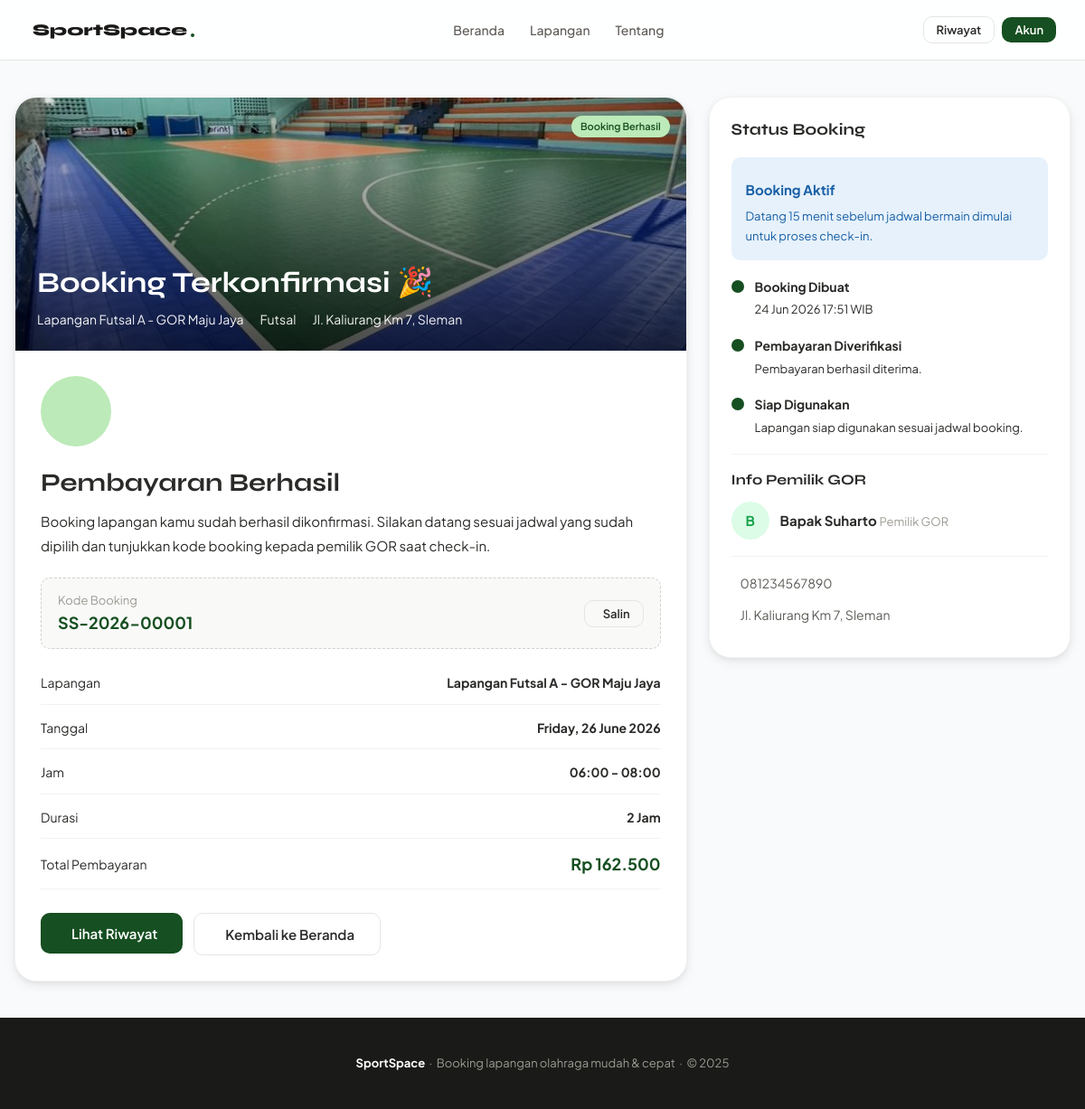
The app's page /booking-success.php?id=1 with its own data.
### tables this page shows
CREATE TABLE `booking` (
  `booking_id` int(11) NOT NULL,
  `user_id` int(11) NOT NULL,
  `field_id` int(11) NOT NULL,
  `tanggal` date NOT NULL,
  `jam_mulai` time NOT NULL,
  `jam_selesai` time NOT NULL,
  `status` enum('tertunda','terkonfirmasi','dibatalkan','selesai') NOT NULL DEFAULT 'tertunda',
  `created_at` timestamp NOT NULL DEFAULT current_timestamp(),
  `booking_code` varchar(20) DEFAULT NULL
);

CREATE TABLE `fields` (
  `field_id` int(11) NOT NULL,
  `nama_lapangan` varchar(100) NOT NULL,
  `jenis` varchar(50) NOT NULL,
  `harga` decimal(10,2) NOT NULL,
  `status` enum('tersedia','penuh') NOT NULL DEFAULT 'tersedia',
  `lokasi` varchar(255) DEFAULT NULL,
  `gambar` varchar(255) DEFAULT NULL,
  `deskripsi` text DEFAULT NULL,
  `owner_name` varchar(100) DEFAULT NULL,
  `owner_phone` varchar(20) DEFAULT NULL,
  `owner_address` varchar(255) DEFAULT NULL,
  `jam_operasional` varchar(50) DEFAULT NULL,
  `kapasitas` int(11) DEFAULT NULL,
  `jenis_lantai` varchar(50) DEFAULT NULL,
  `fasilitas` text DEFAULT NULL,
  `maps_link` text DEFAULT NULL,
  `google_maps_url` text DEFAULT NULL
);

CREATE TABLE `payment` (
  `payment_id` int(11) NOT NULL,
  `booking_id` int(11) NOT NULL,
  `metode` enum('transfer','ewallet','cash') NOT NULL,
  `total` decimal(10,2) NOT NULL,
  `status` enum('tertunda','diverifikasi','ditolak') NOT NULL DEFAULT 'tertunda',
  `tanggal_bayar` timestamp NOT NULL DEFAULT current_timestamp()
);

CREATE TABLE `owners` (
  `owner_id` int(11) NOT NULL,
  `field_id` int(11) DEFAULT NULL,
  `nama` varchar(100) DEFAULT NULL,
  `telepon` varchar(20) DEFAULT NULL,
  `alamat` text DEFAULT NULL
);

### booking-success.php (the view, shortened to what this page needs)
<?php
include 'config.php';
$booking_id = $_GET['id'];
$query = mysqli_query($conn, "
SELECT
    b.*,
    f.*,
    p.total,
    p.metode,
    p.tanggal_bayar,
    o.nama AS owner_nama,
    o.telepon,
    o.alamat
FROM booking b
JOIN fields f
ON b.field_id = f.field_id
JOIN payment p
ON b.booking_id = p.booking_id
LEFT JOIN owners o
ON f.field_id = o.field_id
WHERE b.booking_id = '$booking_id'
");
$data = mysqli_fetch_assoc($query);
$durasi =
  (
    strtotime($data['jam_selesai'])
    -
    strtotime($data['jam_mulai'])
  )
  /
  3600;
$kode_booking =
  "SS-" .
  date('Y') .
  "-" .
  str_pad(
    $data['booking_id'],
    5,
    "0",
    STR_PAD_LEFT
  );
?>
<!DOCTYPE html>
<html lang="id">
<head>
  <link rel="stylesheet" href="index.css">
  <link rel="stylesheet" href="detail.css">
  <link rel="stylesheet" href="booking-success.css">
  <link rel="stylesheet" href="https://cdn.jsdelivr.net/npm/@tabler/icons-webfont@3.31.0/dist/tabler-icons.min.css">
</head>
<body>
  <nav class="navbar">
    <div class="navbar-brand">
      <span>SportSpace</span>
      <div class="dot"></div>
    </div>
    <div class="navbar-links">
      <a href="index.html">Beranda</a>
      <a href="index.html#lapangan">Lapangan</a>
      <a href="index.html#tentang">Tentang</a>
    </div>
    <div class="navbar-actions">
      <a href="riwayat.html">
        <button class="btn btn-outline btn-sm">
          Riwayat
        </button>
      </a>
      <a href="login.html">
        <button class="btn btn-primary btn-sm">
          Akun
        </button>
      </a>
    </div>
  </nav>
  <div class="success-wrapper">
    <div class="success-grid">
      <div class="success-card">
        <div class="success-banner">
          <img src="<?= $data['gambar']; ?>">
          <div class="success-overlay"></div>
          <div class="success-badge">
            <span class="badge badge-green">
              Booking Berhasil
            </span>
          </div>
          <div class="success-content">
            <h1>Booking Terkonfirmasi 🎉</h1>
            <div class="success-meta">
              <span>
                <?= $data['nama_lapangan']; ?>
              </span>
              <span>
                <?= $data['jenis']; ?>
              </span>
              <span>
                <?= $data['lokasi']; ?>
              </span>
            </div>
          </div>
        </div>
        <div class="success-body">
          <div class="success-icon">
          </div>
          <h2 style="font-size:28px;margin-bottom:10px;">
            Pembayaran Berhasil
          </h2>
          <p style="color:var(--gray-500);line-height:1.8;">
            Booking lapangan kamu sudah berhasil dikonfirmasi.
            Silakan datang sesuai jadwal yang sudah dipilih dan tunjukkan
            kode booking kepada pemilik GOR saat check-in.
          </p>
          <div class="booking-code">
            <div>
              <span style="font-size:13px;color:var(--gray-400);display:block;">
                Kode Booking
              </span>
              <strong>
                <?= $kode_booking ?>
              </strong>
            </div>
            <button class="btn btn-outline btn-sm" onclick="copyCode()">
              Salin
            </button>
          </div>
          <div class="detail-list">
            <div class="detail-item">
              <span>Lapangan</span>
              <strong>
                <?= $data['nama_lapangan']; ?>
              </strong>
            </div>
            <div class="detail-item">
              <span>Tanggal</span>
              <strong>
                <?= date(
                  'l, d F Y',
                  strtotime($data['tanggal'])
                ); ?>
              </strong>
            </div>
            <div class="detail-item">
              <span>Jam</span>
              <strong>
                <?= substr($data['jam_mulai'], 0, 5); ?>
                -
                <?= substr($data['jam_selesai'], 0, 5); ?>
              </strong>
            </div>
            <div class="detail-item">
              <span>Durasi</span>
              <strong>
                <?= $durasi ?> Jam
              </strong>
            </div>
            <div class="detail-item">
              <span>Total Pembayaran</span>
              <strong style="color:var(--green);font-size:18px;">
                Rp
                <?= number_format(
                  $data['total'],
                  0,
                  ',',
                  '.'
                ); ?>
              </strong>
            </div>
          </div>
          <div class="btn-group">
            <a href="riwayat.html">
              <button class="btn btn-primary btn-lg">
                Lihat Riwayat
              </button>
            </a>
            <a href="index.html">
              <button class="btn btn-outline btn-lg">
                Kembali ke Beranda
              </button>
            </a>
          </div>
        </div>
      </div>
      <div class="side-card">
        <h3 style="font-size:18px;margin-bottom:18px;">
          Status Booking
        </h3>
        <div class="status-box">
          <strong style="display:block;margin-bottom:6px;color:var(--blue);">
            Booking Aktif
          </strong>
          <p style="font-size:13px;color:var(--blue);line-height:1.7;margin:0;">
            Datang 15 menit sebelum jadwal bermain dimulai
            untuk proses check-in.
          </p>
        </div>
        <div class="timeline">
          <div class="timeline-item">
            <div class="timeline-dot"></div>
            <div>
              <strong>Booking Dibuat</strong>
              <p>
                <?= date(
                  'd M Y H:i',
                  strtotime($data['created_at'])
                ); ?>
                WIB
              </p>
            </div>
          </div>
          <div class="timeline-item">
            <div class="timeline-dot"></div>
            <div>
              <strong>Pembayaran Diverifikasi</strong>
              <p>
                Pembayaran <?= ucfirst($data['metode']); ?>
                berhasil diterima.
              </p>
            </div>
          </div>
          <div class="timeline-item">
            <div class="timeline-dot"></div>
            <div>
              <strong>Siap Digunakan</strong>
              <p>
                Lapangan siap digunakan sesuai jadwal booking.
              </p>
            </div>
          </div>
        </div>
        <div class="summary-divider"></div>
        <h3 style="font-size:16px;margin-bottom:14px;">
          Info Pemilik GOR
        </h3>
        <div class="owner-profile">
          <div class="avatar green">
            <?= strtoupper(substr($data['owner_nama'], 0, 1)); ?>
          </div>
          <div>
            <strong>
              <?= $data['owner_nama']; ?>
            </strong>
            <span style="font-size:13px;color:var(--gray-400);">
              Pemilik GOR
            </span>
          </div>
        </div>
        <div class="summary-divider"></div>
        <div class="owner-info">
          <?= $data['telepon']; ?>
        </div>
        <div class="owner-info">
          <?= $data['alamat']; ?>
        </div>
      </div>
    </div>
  </div>
  <footer class="footer">
    <strong>SportSpace</strong>
    &nbsp;·&nbsp;
    Booking lapangan olahraga mudah & cepat
    &nbsp;·&nbsp;
    &copy; 2025
  </footer>
</body>
</html>

### index.css (style rules this page uses)
:root { --green: #164f21; --green-light: #bceab8; --green-mid: #1f9b32; --amber: #BA7517; --amber-light: #FAEEDA; --red: #C0392B; --red-light: #FDECEA; --blue-light: #E6F1FB; --blue: #185FA5; --gray-50: #F9F9F8; --gray-100: #F2F2F0; --gray-200: #E5E5E2; --gray-300: #D1D0CC; --gray-400: #9C9A92; --gray-600: #5C5B56; --gray-800: #2A2A28; --gray-900: #1A1A18; --white: #FFFFFF; --black: #000000; --radius-sm: 6px; --radius-md: 10px; --radius-lg: 16px; --radius-xl: 24px; --shadow-sm: 0 1px 3px rgba(0, 0, 0, .06), 0 1px 2px rgba(0, 0, 0, .04); --shadow-md: 0 4px 12px rgba(0, 0, 0, .08), 0 2px 4px rgba(0, 0, 0, .04); --shadow-lg: 0 10px 30px rgba(0, 0, 0, .10), 0 4px 8px rgba(0, 0, 0, .04); }
*, *::before, *::after { box-sizing: border-box; margin: 0; padding: 0; }
body { font-family: 'Plus Jakarta Sans', sans-serif; background: var(--gray-50); color: var(--gray-800); line-height: 1.6; font-size: 15px; }
h1, h2, h3 { font-family: 'Syne', sans-serif; line-height: 1.3; }
a { text-decoration: none; color: inherit; }
.navbar { position: sticky; top: 0; z-index: 100; display: flex; align-items: center; justify-content: space-between; padding: 14px 32px; background: rgba(255, 255, 255, 0.85); backdrop-filter: blur(5px); border-bottom: 1px solid var(--gray-200); }
.navbar-brand { display: flex; align-items: center; gap: 4px; font-family: 'Syne', sans-serif; font-size: 18px; font-weight: 800; color: var(--gray-900); }
.navbar-brand .dot { width: 4px; height: 4px; background: var(--green); border-radius: 100%; transform: translateY(6px); }
.navbar-links { display: flex; gap: 28px; }
.navbar-links a { font-size: 14px; color: var(--gray-600); font-weight: 500; transition: all 0.3 ease; position: relative; display: inline-block; padding: 8px 0; }
.navbar-actions { display: flex; gap: 8px; align-items: center; }
.btn { display: inline-flex; align-items: center; gap: 6px; border: none; border-radius: var(--radius-md); padding: 9px 18px; font-size: 14px; font-weight: 600; cursor: pointer; transition: all .15s; font-family: 'Plus Jakarta Sans', sans-serif; }
.btn-primary { background: var(--green); color: var(--white); }
.btn-outline { background: transparent; border: 1.5px solid var(--gray-200); color: var(--gray-800); }
.btn-sm { padding: 6px 14px; font-size: 13px; }
.btn-lg { padding: 13px 28px; font-size: 15px; }
.badge { display: inline-flex; align-items: center; gap: 4px; font-size: 11px; font-weight: 600; padding: 3px 10px; border-radius: 20px; }
.badge-green { background: var(--green-light); color: var(--green); }
.footer { background: var(--gray-900); color: var(--gray-400); padding: 40px; text-align: center; font-size: 13px; width: 100%; }
.footer strong { color: var(--white); }

### detail.css (style rules this page uses)
body { background: #f8fafc; }
.summary-divider { height: 1px; background: var(--gray-100); margin: 18px 0; }
.avatar { width: 42px; height: 42px; border-radius: 50%; display: flex; align-items: center; justify-content: center; font-weight: 700; }
.avatar.green { background: #dcfce7; color: #16a34a; }
.owner-profile { display:flex; align-items:center; gap:12px; margin-bottom:16px; }
.owner-info { display:flex; align-items:center; gap:10px; font-size:14px; color:var(--gray-600); margin-bottom:12px; }

### records on screen
booking: field.gambar (picture), field.nama_lapangan "Lapangan Futsal A - GOR Maju Jaya", field.jenis "Futsal", field.lokasi "Jl. Kaliurang Km 7, Sleman", booking_id "SS-2026-00001", tanggal "Friday, 26 June 2026", jam_mulai "06:00", jam_selesai "08:00", durasi "2", payment.total "162.500", created_at "24 Jun 2026 17:51", owners.nama "B", owners.nama "Bapak Suharto", owners.telepon "081234567890", owners.alamat "Jl. Kaliurang Km 7, Sleman"
